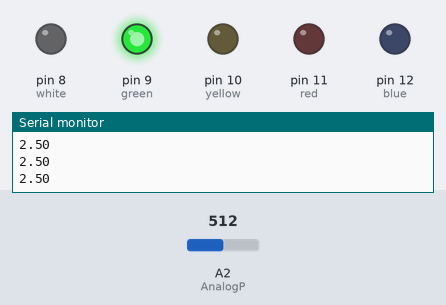
This sketch was run on a simulated Arduino Uno, built with avr-gcc and run on an emulated ATmega328P. Parts: output pins drawn as LEDs (lit = HIGH), the last lines printed to the serial monitor. Inputs (shaded band) come from the test bench; at power-on: A2 (AnalogP) = 512.

Above: at 1.2 s.
1.3 s: A2 (AnalogP) set to 598
2.8 s: A2 (AnalogP) set to 629
At 3.5 s:
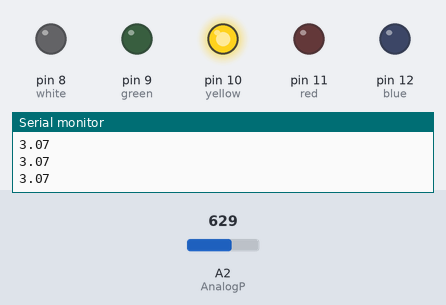
4.4 s: A2 (AnalogP) set to 803
5.9 s: A2 (AnalogP) set to 830
At 6.6 s:
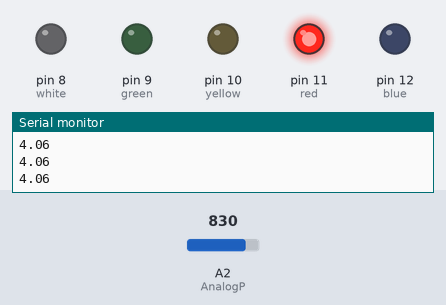
7.6 s: A2 (AnalogP) set to 1013
9.1 s: A2 (AnalogP) set to 1023
At 9.7 s:
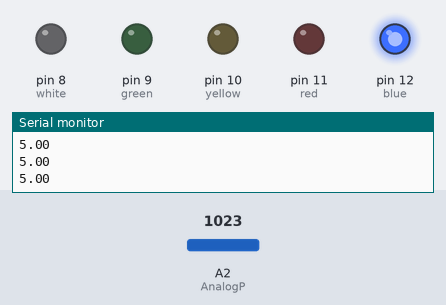
Timing chart, 0 to 11.7 s (numbered marks = the images above; inputs shaded):
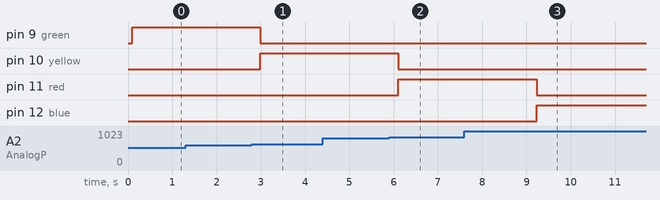

The sketch:

Potentiometer_5LED_CODE.ino
```cpp
int white=8;
int green=9;
int yellow=10;
int red=11;
int blue=12;
int H=HIGH;
int L=LOW;
int AnalogP=A2;
int readVal;
int dt1=100;
int dt2=15;
float V2;


void setup(){
pinMode(white, OUTPUT);
pinMode(green, OUTPUT);
pinMode(yellow, OUTPUT);
pinMode(red, OUTPUT);
pinMode(blue, OUTPUT);
Serial.begin(9600);

}

void loop(){
readVal=analogRead(AnalogP);
V2=(5./1023.)*readVal;
delay(dt1);
Serial.println(V2);

// < less than
// > greater than
// == "equals"
//!= "not equals"
//&& "and"
//|| "or"
// <= "lessthan or equal"
// >= "greater than or equal"
// (>2 && <3) "in between 2 and 3
// (<2 || >3) "less than 2 or greater than 3"

if(V2==0.0){
digitalWrite(white, H);
digitalWrite(green, L);
digitalWrite(yellow, L);
digitalWrite(red, L);
digitalWrite(blue, L);
delay(dt2);
}

if(V2>0.0 && V2<=3.0) {
digitalWrite(white, L);
digitalWrite(green, H);
digitalWrite(yellow, L);
digitalWrite(red, L);
digitalWrite(blue, L);
delay(dt2);
}

if (V2>3.0 && V2<=4.0){
digitalWrite(white, L);
digitalWrite(green, L);
digitalWrite(yellow, H);
digitalWrite(red, L);
digitalWrite(blue, L);
delay(dt2);
}

if (V2>4.0 && V2<5.0){
digitalWrite(white, L);
digitalWrite(green, L);
digitalWrite(yellow, L);
digitalWrite(red, H);
digitalWrite(blue, L);
delay(dt2);
}

if (V2==5.0){
digitalWrite(white, L);
digitalWrite(green, L);
digitalWrite(yellow, L);
digitalWrite(red, L);
digitalWrite(blue, H);
delay(dt2);
}

}
```

Measured:
- the behaviour switches between 613 and 614 on A2 (AnalogP) (found by bisection; images 0 and 1)
- the behaviour switches between 818 and 819 on A2 (AnalogP) (found by bisection; images 1 and 2)
- the behaviour switches between 1022 and 1023 on A2 (AnalogP) (found by bisection; images 2 and 3)
- after the input at 2.8 s, pin 9 (green): HIGH → LOW after 0.19 s; pin 10 (yellow): LOW → HIGH after 0.19 s
- after the input at 5.9 s, pin 10 (yellow): HIGH → LOW after 0.21 s; pin 11 (red): LOW → HIGH after 0.21 s
- after the input at 9.1 s, pin 11 (red): HIGH → LOW after 0.13 s; pin 12 (blue): LOW → HIGH after 0.13 s
